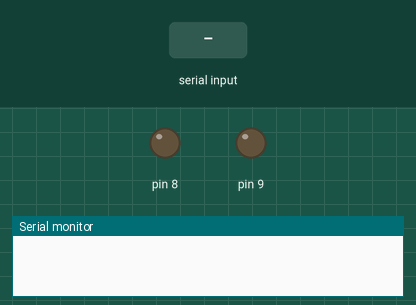
Simulated run of this sketch. Board: Arduino Uno, built with avr-gcc and run on an emulated ATmega328P. On the bench: output pins drawn as LEDs (lit = HIGH), the last lines printed to the serial monitor. The test bench sets the inputs (shaded band).

Above: at 1.2 s.
1.3 s: byte 30 received over Serial
At 1.4 s:
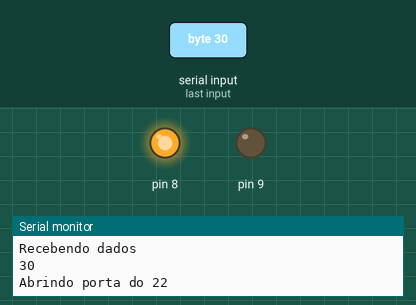
Timing chart, 0 to 4.3 s (numbered marks = the images above; inputs shaded):
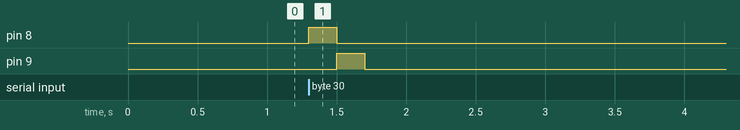

The sketch:

PortasGlobalcode.pde
```cpp
void setup() {
  Serial.begin(9600);
  pinMode(8, OUTPUT);
  pinMode(9, OUTPUT);
}


void loop() {
  if(Serial.available() >0) {
    int incoming=Serial.read();
    Serial.println("Recebendo dados");
    Serial.println(incoming, DEC);
    abrirPorta(incoming);

  }
}

void abrirPorta(int conjunto) {
    if(conjunto=65) {
      Serial.println("Abrindo porta do 22");
      digitalWrite(8, HIGH);
      delay(200);
      digitalWrite(8, LOW);
    }
    if(conjunto=66) {
      Serial.println("Abrindo porta do 34");
      digitalWrite(9, HIGH);
      delay(200);
      digitalWrite(9, LOW);
    }
}
```

Measured:
- after the input at 1.3 s, pin 8: LOW → HIGH at once, → LOW 0.20 s later; pin 9: LOW → HIGH after 0.20 s, → LOW 0.20 s later
